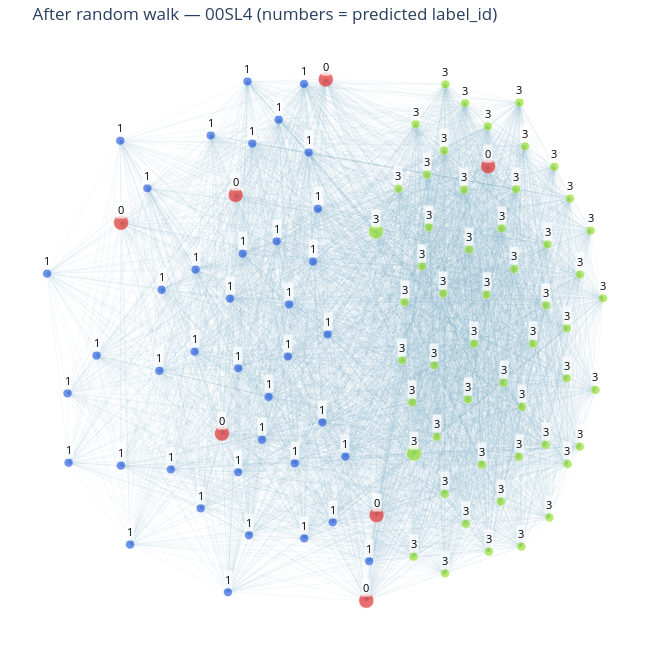

This figure's notebook cell:
### Code cell
# ----- Panel 3: Output after RW (distinct colors + numeric predicted label_id) -----
colors3=[]
sizes3=[]
output_lab={}
hover3=[]

for i in range(n):
    if seedw[i]:
        cls = int(gt_seed.get(i, -1))
        colors3.append(color_of(cls))
        sizes3.append(15)
        output_lab[i] = str(cls)
        hover3.append(f'node_id={i}<br>seed label_id={cls}')
    elif active[i]:
        cls = int(pred_cls[i])
        colors3.append(color_of(cls))
        sizes3.append(9)
        output_lab[i] = str(cls)
        hover3.append(f'node_id={i}<br>predicted label_id={cls}')
    else:
        colors3.append('#c9d6df')
        sizes3.append(6)
        hover3.append(f'node_id={i}<br>unreached/background')

fig3 = make_fig(
    f'After random walk — {VIDEO} (numbers = predicted label_id)',
    colors3,
    sizes3,
    node_labels=output_lab,
    hover_text=hover3
)
fig3.show()

# Kaleido is unavailable in this runtime, so save an interactive HTML copy.
fig3.write_html(str(OUT_DIR / f'rwviz_3_output_{VIDEO}.html'))

# Numeric label-ID color key
present = sorted(
    set(int(c) for c in gt_seed.values() if int(c) >= 0)
    | set(int(pred_cls[i]) for i in range(n) if active[i] and int(pred_cls[i]) >= 0)
)

print('label_id colors:')
for cls in present:
    print(f'  label_id={cls:>3}  color={color_of(cls)}')

### Figure 1 — Plotly figure (JSON) as saved in the notebook; plotly's stock layout.template omitted (floating-point values rounded to 4 significant figures; data arrays with more than 128 entries replaced by an {"elided": "..."} marker saying what was removed)
{"data": [{"hoverinfo": "none", "line": {"color": "rgba(110,160,190,0.25)", "width": 0.3}, "mode": "lines", "showlegend": false, "type": "scatter", "x": {"elided": "11658 float values"}, "y": {"elided": "11658 float values"}}, {"hoverinfo": "text", "hovertext": ["node_id=0<br>predicted label_id=3", "node_id=1<br>predicted label_id=3", "node_id=2<br>predicted label_id=3", "node_id=3<br>predicted label_id=3", "node_id=4<br>seed label_id=3", "node_id=5<br>seed label_id=3", "node_id=6<br>predicted label_id=3", "node_id=7<br>predicted label_id=3", "node_id=8<br>predicted label_id=3", "node_id=9<br>predicted label_id=3", "node_id=10<br>predicted label_id=3", "node_id=11<br>predicted label_id=3", "node_id=12<br>predicted label_id=3", "node_id=13<br>predicted label_id=3", "node_id=14<br>predicted label_id=3", "node_id=15<br>predicted label_id=3", "node_id=16<br>predicted label_id=3", "node_id=17<br>predicted label_id=3", "node_id=18<br>predicted label_id=3", "node_id=19<br>predicted label_id=3", "node_id=20<br>predicted label_id=3", "node_id=21<br>predicted label_id=3", "node_id=22<br>predicted label_id=3", "node_id=23<br>predicted label_id=3", "node_id=24<br>predicted label_id=3", "node_id=25<br>predicted label_id=3", "node_id=26<br>predicted label_id=3", "node_id=27<br>predicted label_id=3", "node_id=28<br>predicted label_id=3", "node_id=29<br>predicted label_id=3", "node_id=30<br>predicted label_id=3", "node_id=31<br>seed label_id=0", "node_id=32<br>predicted label_id=3", "node_id=33<br>predicted label_id=3", "node_id=34<br>predicted label_id=3", "node_id=35<br>predicted label_id=3", "node_id=36<br>predicted label_id=3", "node_id=37<br>predicted label_id=3", "node_id=38<br>predicted label_id=3", "node_id=39<br>predicted label_id=3", "node_id=40<br>predicted label_id=3", "node_id=41<br>predicted label_id=3", "node_id=42<br>predicted label_id=3", "node_id=43<br>predicted label_id=3", "node_id=44<br>predicted label_id=3", "node_id=45<br>predicted label_id=3", "node_id=46<br>predicted label_id=3", "node_id=47<br>predicted label_id=3", "node_id=48<br>predicted label_id=3", "node_id=49<br>predicted label_id=3", "node_id=50<br>predicted label_id=3", "node_id=51<br>predicted label_id=3", "node_id=52<br>predicted label_id=3", "node_id=53<br>predicted label_id=3", "node_id=54<br>predicted label_id=1", "node_id=55<br>predicted label_id=1", "node_id=56<br>seed label_id=0", "node_id=57<br>predicted label_id=1", "node_id=58<br>seed label_id=0", "node_id=59<br>predicted label_id=1", "node_id=60<br>predicted label_id=1", "node_id=61<br>predicted label_id=1", "node_id=62<br>seed label_id=0", "node_id=63<br>predicted label_id=1", "node_id=64<br>predicted label_id=1", "node_id=65<br>predicted label_id=1", "node_id=66<br>predicted label_id=1", "node_id=67<br>predicted label_id=1", "node_id=68<br>predicted label_id=1", "node_id=69<br>predicted label_id=1", "node_id=70<br>predicted label_id=1", "node_id=71<br>predicted label_id=1", "node_id=72<br>predicted label_id=1", "node_id=73<br>predicted label_id=1", "node_id=74<br>predicted label_id=1", "node_id=75<br>seed label_id=0", "node_id=76<br>predicted label_id=1", "node_id=77<br>predicted label_id=1", "node_id=78<br>predicted label_id=1", "node_id=79<br>predicted label_id=1", "node_id=80<br>predicted label_id=1", "node_id=81<br>predicted label_id=1", "node_id=82<br>predicted label_id=1", "node_id=83<br>predicted label_id=1", "node_id=84<br>predicted label_id=1", "node_id=85<br>predicted label_id=1", "node_id=86<br>predicted label_id=1", "node_id=87<br>predicted label_id=1", "node_id=88<br>predicted label_id=1", "node_id=89<br>seed label_id=0", "node_id=90<br>predicted label_id=1", "node_id=91<br>predicted label_id=1", "node_id=92<br>seed label_id=0", "node_id=93<br>predicted label_id=1", "node_id=94<br>predicted label_id=1", "node_id=95<br>predicted label_id=1", "node_id=96<br>predicted label_id=1", "node_id=97<br>predicted label_id=1", "node_id=98<br>predicted label_id=1", "node_id=99<br>predicted label_id=1"], "marker": {"color": ["rgb(151,224,49)", "rgb(151,224,49)", "rgb(151,224,49)", "rgb(151,224,49)", "rgb(151,224,49)", "rgb(151,224,49)", "rgb(151,224,49)", "rgb(151,224,49)", "rgb(151,224,49)", "rgb(151,224,49)", "rgb(151,224,49)", "rgb(151,224,49)", "rgb(151,224,49)", "rgb(151,224,49)", "rgb(151,224,49)", "rgb(151,224,49)", "rgb(151,224,49)", "rgb(151,224,49)", "rgb(151,224,49)", "rgb(151,224,49)", "rgb(151,224,49)", "rgb(151,224,49)", "rgb(151,224,49)", "rgb(151,224,49)", "rgb(151,224,49)", "rgb(151,224,49)", "rgb(151,224,49)", "rgb(151,224,49)", "rgb(151,224,49)", "rgb(151,224,49)", "rgb(151,224,49)", "rgb(224,49,49)", "rgb(151,224,49)", "rgb(151,224,49)", "rgb(151,224,49)", "rgb(151,224,49)", "rgb(151,224,49)", "rgb(151,224,49)", "rgb(151,224,49)", "rgb(151,224,49)", "rgb(151,224,49)", "rgb(151,224,49)", "rgb(151,224,49)", "rgb(151,224,49)", "rgb(151,224,49)", "rgb(151,224,49)", "rgb(151,224,49)", "rgb(151,224,49)", "rgb(151,224,49)", "rgb(151,224,49)", "rgb(151,224,49)", "rgb(151,224,49)", "rgb(151,224,49)", "rgb(151,224,49)", "rgb(49,100,224)", "rgb(49,100,224)", "rgb(224,49,49)", "rgb(49,100,224)", "rgb(224,49,49)", "rgb(49,100,224)", "rgb(49,100,224)", "rgb(49,100,224)", "rgb(224,49,49)", "rgb(49,100,224)", "rgb(49,100,224)", "rgb(49,100,224)", "rgb(49,100,224)", "rgb(49,100,224)", "rgb(49,100,224)", "rgb(49,100,224)", "rgb(49,100,224)", "rgb(49,100,224)", "rgb(49,100,224)", "rgb(49,100,224)", "rgb(49,100,224)", "rgb(224,49,49)", "rgb(49,100,224)", "rgb(49,100,224)", "rgb(49,100,224)", "rgb(49,100,224)", "rgb(49,100,224)", "rgb(49,100,224)", "rgb(49,100,224)", "rgb(49,100,224)", "rgb(49,100,224)", "rgb(49,100,224)", "rgb(49,100,224)", "rgb(49,100,224)", "rgb(49,100,224)", "rgb(224,49,49)", "rgb(49,100,224)", "rgb(49,100,224)", "rgb(224,49,49)", "rgb(49,100,224)", "rgb(49,100,224)", "rgb(49,100,224)", "rgb(49,100,224)", "rgb(49,100,224)", "rgb(49,100,224)", "rgb(49,100,224)"], "line": {"color": "white", "width": 0.5}, "size": [9, 9, 9, 9, 15, 15, 9, 9, 9, 9, 9, 9, 9, 9, 9, 9, 9, 9, 9, 9, 9, 9, 9, 9, 9, 9, 9, 9, 9, 9, 9, 15, 9, 9, 9, 9, 9, 9, 9, 9, 9, 9, 9, 9, 9, 9, 9, 9, 9, 9, 9, 9, 9, 9, 9, 9, 15, 9, 15, 9, 9, 9, 15, 9, 9, 9, 9, 9, 9, 9, 9, 9, 9, 9, 9, 15, 9, 9, 9, 9, 9, 9, 9, 9, 9, 9, 9, 9, 9, 15, 9, 9, 15, 9, 9, 9, 9, 9, 9, 9]}, "mode": "markers", "showlegend": false, "type": "scatter", "x": [0.219, 0.1482, 0.1187, 0.1288, 0.124, 0.007505, 0.1636, 0.2927, 0.169, 0.186, 0.2827, 0.6797, 0.4887, 0.3982, 0.6016, 0.6324, 0.632, 0.4448, 0.2166, 0.2202, 0.2775, 0.4471, 0.07614, 0.35, 0.2182, 0.4531, 0.5386, 0.665, 0.3924, 0.527, 0.5538, 0.3512, 0.1939, 0.3532, 0.08796, 0.3901, 0.4367, 0.2891, 0.09487, 0.5919, 0.5941, 0.5293, 0.5329, 0.5918, 0.7026, 0.2134, 0.2801, 0.3081, 0.3321, 0.4548, 0.4639, 0.3462, 0.431, 0.1226, -0.01334, -0.08622, 0.009158, -0.2123, -0.02218, -0.1252, -0.1564, -0.4461, -0.4645, -0.3214, -0.2624, -0.7458, -0.7739, -1, -0.5481, -0.4145, -0.4009, -0.2586, -0.2967, -0.6208, -0.4148, -0.7733, -0.7759, -0.6493, -0.3862, -0.1856, -0.2413, -0.5451, -0.8484, -0.9374, -0.9341, -0.6926, -0.4395, -0.3815, -0.5294, -0.4223, -0.2906, -0.213, -0.1464, -0.4986, -0.3714, -0.1989, -0.3418, -0.656, -0.1705, -0.1406], "y": [-0.4511, 0.1232, -0.1309, 0.3897, -0.2269, 0.1886, 0.2951, 0.1549, 0.197, -0.06135, -0.3583, -0.1078, -0.02156, -0.09443, 0.2503, 0.108, -0.2139, -0.2331, 0.3401, 0.4643, 0.2668, 0.4301, 0.2687, 0.3859, -0.3022, -0.401, -0.3464, 0.1904, 0.1945, -0.2105, 0.3098, 0.3107, -0.1956, -0.4105, -0.05221, -0.3166, 0.2681, -0.1257, 0.05669, 0.007452, -0.2464, 0.05068, 0.1646, -0.08579, 0.06393, 0.07274, 0.4291, -0.02151, -0.2474, -0.1394, 0.3483, 0.0706, 0.1187, -0.4198, -0.4282, -0.2327, -0.3421, -0.3854, -0.5021, -0.3553, -0.1686, -0.4861, -0.1896, -0.1209, -0.04513, -0.3971, -0.2494, 0.1099, -0.03631, -0.06715, 0.1472, 0.05225, 0.1705, -0.2564, -0.2615, 0.2051, 0.3586, 0.07961, 0.4695, 0.1324, -0.245, 0.1174, -0.04344, -0.1141, -0.244, 0.2697, 0.06313, -0.3795, -0.3292, 0.257, 0.3979, 0.4648, 0.4733, 0.3685, 0.3532, 0.3364, -0.2011, -0.07199, 0.2311, -0.003894]}], "layout": {"annotations": [{"bgcolor": "rgba(255,255,255,0.75)", "borderpad": 1, "font": {"color": "black", "size": 11}, "showarrow": false, "text": "3", "x": 0.219, "y": -0.4511, "yshift": 13}, {"bgcolor": "rgba(255,255,255,0.75)", "borderpad": 1, "font": {"color": "black", "size": 11}, "showarrow": false, "text": "3", "x": 0.1482, "y": 0.1232, "yshift": 13}, {"bgcolor": "rgba(255,255,255,0.75)", "borderpad": 1, "font": {"color": "black", "size": 11}, "showarrow": false, "text": "3", "x": 0.1187, "y": -0.1309, "yshift": 13}, {"bgcolor": "rgba(255,255,255,0.75)", "borderpad": 1, "font": {"color": "black", "size": 11}, "showarrow": false, "text": "3", "x": 0.1288, "y": 0.3897, "yshift": 13}, {"bgcolor": "rgba(255,255,255,0.75)", "borderpad": 1, "font": {"color": "black", "size": 11}, "showarrow": false, "text": "3", "x": 0.124, "y": -0.2269, "yshift": 13}, {"bgcolor": "rgba(255,255,255,0.75)", "borderpad": 1, "font": {"color": "black", "size": 11}, "showarrow": false, "text": "3", "x": 0.007505, "y": 0.1886, "yshift": 13}, {"bgcolor": "rgba(255,255,255,0.75)", "borderpad": 1, "font": {"color": "black", "size": 11}, "showarrow": false, "text": "3", "x": 0.1636, "y": 0.2951, "yshift": 13}, {"bgcolor": "rgba(255,255,255,0.75)", "borderpad": 1, "font": {"color": "black", "size": 11}, "showarrow": false, "text": "3", "x": 0.2927, "y": 0.1549, "yshift": 13}, {"bgcolor": "rgba(255,255,255,0.75)", "borderpad": 1, "font": {"color": "black", "size": 11}, "showarrow": false, "text": "3", "x": 0.169, "y": 0.197, "yshift": 13}, {"bgcolor": "rgba(255,255,255,0.75)", "borderpad": 1, "font": {"color": "black", "size": 11}, "showarrow": false, "text": "3", "x": 0.186, "y": -0.06135, "yshift": 13}, {"bgcolor": "rgba(255,255,255,0.75)", "borderpad": 1, "font": {"color": "black", "size": 11}, "showarrow": false, "text": "3", "x": 0.2827, "y": -0.3583, "yshift": 13}, {"bgcolor": "rgba(255,255,255,0.75)", "borderpad": 1, "font": {"color": "black", "size": 11}, "showarrow": false, "text": "3", "x": 0.6797, "y": -0.1078, "yshift": 13}, {"bgcolor": "rgba(255,255,255,0.75)", "borderpad": 1, "font": {"color": "black", "size": 11}, "showarrow": false, "text": "3", "x": 0.4887, "y": -0.02156, "yshift": 13}, {"bgcolor": "rgba(255,255,255,0.75)", "borderpad": 1, "font": {"color": "black", "size": 11}, "showarrow": false, "text": "3", "x": 0.3982, "y": -0.09443, "yshift": 13}, {"bgcolor": "rgba(255,255,255,0.75)", "borderpad": 1, "font": {"color": "black", "size": 11}, "showarrow": false, "text": "3", "x": 0.6016, "y": 0.2503, "yshift": 13}, {"bgcolor": "rgba(255,255,255,0.75)", "borderpad": 1, "font": {"color": "black", "size": 11}, "showarrow": false, "text": "3", "x": 0.6324, "y": 0.108, "yshift": 13}, {"bgcolor": "rgba(255,255,255,0.75)", "borderpad": 1, "font": {"color": "black", "size": 11}, "showarrow": false, "text": "3", "x": 0.632, "y": -0.2139, "yshift": 13}, {"bgcolor": "rgba(255,255,255,0.75)", "borderpad": 1, "font": {"color": "black", "size": 11}, "showarrow": false, "text": "3", "x": 0.4448, "y": -0.2331, "yshift": 13}, {"bgcolor": "rgba(255,255,255,0.75)", "borderpad": 1, "font": {"color": "black", "size": 11}, "showarrow": false, "text": "3", "x": 0.2166, "y": 0.3401, "yshift": 13}, {"bgcolor": "rgba(255,255,255,0.75)", "borderpad": 1, "font": {"color": "black", "size": 11}, "showarrow": false, "text": "3", "x": 0.2202, "y": 0.4643, "yshift": 13}, {"bgcolor": "rgba(255,255,255,0.75)", "borderpad": 1, "font": {"color": "black", "size": 11}, "showarrow": false, "text": "3", "x": 0.2775, "y": 0.2668, "yshift": 13}, {"bgcolor": "rgba(255,255,255,0.75)", "borderpad": 1, "font": {"color": "black", "size": 11}, "showarrow": false, "text": "3", "x": 0.4471, "y": 0.4301, "yshift": 13}, {"bgcolor": "rgba(255,255,255,0.75)", "borderpad": 1, "font": {"color": "black", "size": 11}, "showarrow": false, "text": "3", "x": 0.07614, "y": 0.2687, "yshift": 13}, {"bgcolor": "rgba(255,255,255,0.75)", "borderpad": 1, "font": {"color": "black", "size": 11}, "showarrow": false, "text": "3", "x": 0.35, "y": 0.3859, "yshift": 13}, {"bgcolor": "rgba(255,255,255,0.75)", "borderpad": 1, "font": {"color": "black", "size": 11}, "showarrow": false, "text": "3", "x": 0.2182, "y": -0.3022, "yshift": 13}, {"bgcolor": "rgba(255,255,255,0.75)", "borderpad": 1, "font": {"color": "black", "size": 11}, "showarrow": false, "text": "3", "x": 0.4531, "y": -0.401, "yshift": 13}, {"bgcolor": "rgba(255,255,255,0.75)", "borderpad": 1, "font": {"color": "black", "size": 11}, "showarrow": false, "text": "3", "x": 0.5386, "y": -0.3464, "yshift": 13}, {"bgcolor": "rgba(255,255,255,0.75)", "borderpad": 1, "font": {"color": "black", "size": 11}, "showarrow": false, "text": "3", "x": 0.665, "y": 0.1904, "yshift": 13}, {"bgcolor": "rgba(255,255,255,0.75)", "borderpad": 1, "font": {"color": "black", "size": 11}, "showarrow": false, "text": "3", "x": 0.3924, "y": 0.1945, "yshift": 13}, {"bgcolor": "rgba(255,255,255,0.75)", "borderpad": 1, "font": {"color": "black", "size": 11}, "showarrow": false, "text": "3", "x": 0.527, "y": -0.2105, "yshift": 13}, {"bgcolor": "rgba(255,255,255,0.75)", "borderpad": 1, "font": {"color": "black", "size": 11}, "showarrow": false, "text": "3", "x": 0.5538, "y": 0.3098, "yshift": 13}, {"bgcolor": "rgba(255,255,255,0.75)", "borderpad": 1, "font": {"color": "black", "size": 11}, "showarrow": false, "text": "0", "x": 0.3512, "y": 0.3107, "yshift": 13}, {"bgcolor": "rgba(255,255,255,0.75)", "borderpad": 1, "font": {"color": "black", "size": 11}, "showarrow": false, "text": "3", "x": 0.1939, "y": -0.1956, "yshift": 13}, {"bgcolor": "rgba(255,255,255,0.75)", "borderpad": 1, "font": {"color": "black", "size": 11}, "showarrow": false, "text": "3", "x": 0.3532, "y": -0.4105, "yshift": 13}, {"bgcolor": "rgba(255,255,255,0.75)", "borderpad": 1, "font": {"color": "black", "size": 11}, "showarrow": false, "text": "3", "x": 0.08796, "y": -0.05221, "yshift": 13}, {"bgcolor": "rgba(255,255,255,0.75)", "borderpad": 1, "font": {"color": "black", "size": 11}, "showarrow": false, "text": "3", "x": 0.3901, "y": -0.3166, "yshift": 13}, {"bgcolor": "rgba(255,255,255,0.75)", "borderpad": 1, "font": {"color": "black", "size": 11}, "showarrow": false, "text": "3", "x": 0.4367, "y": 0.2681, "yshift": 13}, {"bgcolor": "rgba(255,255,255,0.75)", "borderpad": 1, "font": {"color": "black", "size": 11}, "showarrow": false, "text": "3", "x": 0.2891, "y": -0.1257, "yshift": 13}, {"bgcolor": "rgba(255,255,255,0.75)", "borderpad": 1, "font": {"color": "black", "size": 11}, "showarrow": false, "text": "3", "x": 0.09487, "y": 0.05669, "yshift": 13}, {"bgcolor": "rgba(255,255,255,0.75)", "borderpad": 1, "font": {"color": "black", "size": 11}, "showarrow": false, "text": "3", "x": 0.5919, "y": 0.007452, "yshift": 13}, {"bgcolor": "rgba(255,255,255,0.75)", "borderpad": 1, "font": {"color": "black", "size": 11}, "showarrow": false, "text": "3", "x": 0.5941, "y": -0.2464, "yshift": 13}, {"bgcolor": "rgba(255,255,255,0.75)", "borderpad": 1, "font": {"color": "black", "size": 11}, "showarrow": false, "text": "3", "x": 0.5293, "y": 0.05068, "yshift": 13}, {"bgcolor": "rgba(255,255,255,0.75)", "borderpad": 1, "font": {"color": "black", "size": 11}, "showarrow": false, "text": "3", "x": 0.5329, "y": 0.1646, "yshift": 13}, {"bgcolor": "rgba(255,255,255,0.75)", "borderpad": 1, "font": {"color": "black", "size": 11}, "showarrow": false, "text": "3", "x": 0.5918, "y": -0.08579, "yshift": 13}, {"bgcolor": "rgba(255,255,255,0.75)", "borderpad": 1, "font": {"color": "black", "size": 11}, "showarrow": false, "text": "3", "x": 0.7026, "y": 0.06393, "yshift": 13}, {"bgcolor": "rgba(255,255,255,0.75)", "borderpad": 1, "font": {"color": "black", "size": 11}, "showarrow": false, "text": "3", "x": 0.2134, "y": 0.07274, "yshift": 13}, {"bgcolor": "rgba(255,255,255,0.75)", "borderpad": 1, "font": {"color": "black", "size": 11}, "showarrow": false, "text": "3", "x": 0.2801, "y": 0.4291, "yshift": 13}, {"bgcolor": "rgba(255,255,255,0.75)", "borderpad": 1, "font": {"color": "black", "size": 11}, "showarrow": false, "text": "3", "x": 0.3081, "y": -0.02151, "yshift": 13}, {"bgcolor": "rgba(255,255,255,0.75)", "borderpad": 1, "font": {"color": "black", "size": 11}, "showarrow": false, "text": "3", "x": 0.3321, "y": -0.2474, "yshift": 13}, {"bgcolor": "rgba(255,255,255,0.75)", "borderpad": 1, "font": {"color": "black", "size": 11}, "showarrow": false, "text": "3", "x": 0.4548, "y": -0.1394, "yshift": 13}, {"bgcolor": "rgba(255,255,255,0.75)", "borderpad": 1, "font": {"color": "black", "size": 11}, "showarrow": false, "text": "3", "x": 0.4639, "y": 0.3483, "yshift": 13}, {"bgcolor": "rgba(255,255,255,0.75)", "borderpad": 1, "font": {"color": "black", "size": 11}, "showarrow": false, "text": "3", "x": 0.3462, "y": 0.0706, "yshift": 13}, {"bgcolor": "rgba(255,255,255,0.75)", "borderpad": 1, "font": {"color": "black", "size": 11}, "showarrow": false, "text": "3", "x": 0.431, "y": 0.1187, "yshift": 13}, {"bgcolor": "rgba(255,255,255,0.75)", "borderpad": 1, "font": {"color": "black", "size": 11}, "showarrow": false, "text": "3", "x": 0.1226, "y": -0.4198, "yshift": 13}, {"bgcolor": "rgba(255,255,255,0.75)", "borderpad": 1, "font": {"color": "black", "size": 11}, "showarrow": false, "text": "1", "x": -0.01334, "y": -0.4282, "yshift": 13}, {"bgcolor": "rgba(255,255,255,0.75)", "borderpad": 1, "font": {"color": "black", "size": 11}, "showarrow": false, "text": "1", "x": -0.08622, "y": -0.2327, "yshift": 13}, {"bgcolor": "rgba(255,255,255,0.75)", "borderpad": 1, "font": {"color": "black", "size": 11}, "showarrow": false, "text": "0", "x": 0.009158, "y": -0.3421, "yshift": 13}, {"bgcolor": "rgba(255,255,255,0.75)", "borderpad": 1, "font": {"color": "black", "size": 11}, "showarrow": false, "text": "1", "x": -0.2123, "y": -0.3854, "yshift": 13}, {"bgcolor": "rgba(255,255,255,0.75)", "borderpad": 1, "font": {"color": "black", "size": 11}, "showarrow": false, "text": "0", "x": -0.02218, "y": -0.5021, "yshift": 13}, {"bgcolor": "rgba(255,255,255,0.75)", "borderpad": 1, "font": {"color": "black", "size": 11}, "showarrow": false, "text": "1", "x": -0.1252, "y": -0.3553, "yshift": 13}, {"bgcolor": "rgba(255,255,255,0.75)", "borderpad": 1, "font": {"color": "black", "size": 11}, "showarrow": false, "text": "1", "x": -0.1564, "y": -0.1686, "yshift": 13}, {"bgcolor": "rgba(255,255,255,0.75)", "borderpad": 1, "font": {"color": "black", "size": 11}, "showarrow": false, "text": "1", "x": -0.4461, "y": -0.4861, "yshift": 13}, {"bgcolor": "rgba(255,255,255,0.75)", "borderpad": 1, "font": {"color": "black", "size": 11}, "showarrow": false, "text": "0", "x": -0.4645, "y": -0.1896, "yshift": 13}, {"bgcolor": "rgba(255,255,255,0.75)", "borderpad": 1, "font": {"color": "black", "size": 11}, "showarrow": false, "text": "1", "x": -0.3214, "y": -0.1209, "yshift": 13}, {"bgcolor": "rgba(255,255,255,0.75)", "borderpad": 1, "font": {"color": "black", "size": 11}, "showarrow": false, "text": "1", "x": -0.2624, "y": -0.04513, "yshift": 13}, {"bgcolor": "rgba(255,255,255,0.75)", "borderpad": 1, "font": {"color": "black", "size": 11}, "showarrow": false, "text": "1", "x": -0.7458, "y": -0.3971, "yshift": 13}, {"bgcolor": "rgba(255,255,255,0.75)", "borderpad": 1, "font": {"color": "black", "size": 11}, "showarrow": false, "text": "1", "x": -0.7739, "y": -0.2494, "yshift": 13}, {"bgcolor": "rgba(255,255,255,0.75)", "borderpad": 1, "font": {"color": "black", "size": 11}, "showarrow": false, "text": "1", "x": -1, "y": 0.1099, "yshift": 13}, {"bgcolor": "rgba(255,255,255,0.75)", "borderpad": 1, "font": {"color": "black", "size": 11}, "showarrow": false, "text": "1", "x": -0.5481, "y": -0.03631, "yshift": 13}, {"bgcolor": "rgba(255,255,255,0.75)", "borderpad": 1, "font": {"color": "black", "size": 11}, "showarrow": false, "text": "1", "x": -0.4145, "y": -0.06715, "yshift": 13}, {"bgcolor": "rgba(255,255,255,0.75)", "borderpad": 1, "font": {"color": "black", "size": 11}, "showarrow": false, "text": "1", "x": -0.4009, "y": 0.1472, "yshift": 13}, {"bgcolor": "rgba(255,255,255,0.75)", "borderpad": 1, "font": {"color": "black", "size": 11}, "showarrow": false, "text": "1", "x": -0.2586, "y": 0.05225, "yshift": 13}, {"bgcolor": "rgba(255,255,255,0.75)", "borderpad": 1, "font": {"color": "black", "size": 11}, "showarrow": false, "text": "1", "x": -0.2967, "y": 0.1705, "yshift": 13}, {"bgcolor": "rgba(255,255,255,0.75)", "borderpad": 1, "font": {"color": "black", "size": 11}, "showarrow": false, "text": "1", "x": -0.6208, "y": -0.2564, "yshift": 13}, {"bgcolor": "rgba(255,255,255,0.75)", "borderpad": 1, "font": {"color": "black", "size": 11}, "showarrow": false, "text": "1", "x": -0.4148, "y": -0.2615, "yshift": 13}, {"bgcolor": "rgba(255,255,255,0.75)", "borderpad": 1, "font": {"color": "black", "size": 11}, "showarrow": false, "text": "0", "x": -0.7733, "y": 0.2051, "yshift": 13}, {"bgcolor": "rgba(255,255,255,0.75)", "borderpad": 1, "font": {"color": "black", "size": 11}, "showarrow": false, "text": "1", "x": -0.7759, "y": 0.3586, "yshift": 13}, {"bgcolor": "rgba(255,255,255,0.75)", "borderpad": 1, "font": {"color": "black", "size": 11}, "showarrow": false, "text": "1", "x": -0.6493, "y": 0.07961, "yshift": 13}, {"bgcolor": "rgba(255,255,255,0.75)", "borderpad": 1, "font": {"color": "black", "size": 11}, "showarrow": false, "text": "1", "x": -0.3862, "y": 0.4695, "yshift": 13}, {"bgcolor": "rgba(255,255,255,0.75)", "borderpad": 1, "font": {"color": "black", "size": 11}, "showarrow": false, "text": "1", "x": -0.1856, "y": 0.1324, "yshift": 13}, {"bgcolor": "rgba(255,255,255,0.75)", "borderpad": 1, "font": {"color": "black", "size": 11}, "showarrow": false, "text": "1", "x": -0.2413, "y": -0.245, "yshift": 13}, {"bgcolor": "rgba(255,255,255,0.75)", "borderpad": 1, "font": {"color": "black", "size": 11}, "showarrow": false, "text": "1", "x": -0.5451, "y": 0.1174, "yshift": 13}, {"bgcolor": "rgba(255,255,255,0.75)", "borderpad": 1, "font": {"color": "black", "size": 11}, "showarrow": false, "text": "1", "x": -0.8484, "y": -0.04344, "yshift": 13}, {"bgcolor": "rgba(255,255,255,0.75)", "borderpad": 1, "font": {"color": "black", "size": 11}, "showarrow": false, "text": "1", "x": -0.9374, "y": -0.1141, "yshift": 13}, {"bgcolor": "rgba(255,255,255,0.75)", "borderpad": 1, "font": {"color": "black", "size": 11}, "showarrow": false, "text": "1", "x": -0.9341, "y": -0.244, "yshift": 13}, {"bgcolor": "rgba(255,255,255,0.75)", "borderpad": 1, "font": {"color": "black", "size": 11}, "showarrow": false, "text": "1", "x": -0.6926, "y": 0.2697, "yshift": 13}, {"bgcolor": "rgba(255,255,255,0.75)", "borderpad": 1, "font": {"color": "black", "size": 11}, "showarrow": false, "text": "1", "x": -0.4395, "y": 0.06313, "yshift": 13}, {"bgcolor": "rgba(255,255,255,0.75)", "borderpad": 1, "font": {"color": "black", "size": 11}, "showarrow": false, "text": "1", "x": -0.3815, "y": -0.3795, "yshift": 13}, {"bgcolor": "rgba(255,255,255,0.75)", "borderpad": 1, "font": {"color": "black", "size": 11}, "showarrow": false, "text": "1", "x": -0.5294, "y": -0.3292, "yshift": 13}, {"bgcolor": "rgba(255,255,255,0.75)", "borderpad": 1, "font": {"color": "black", "size": 11}, "showarrow": false, "text": "0", "x": -0.4223, "y": 0.257, "yshift": 13}, {"bgcolor": "rgba(255,255,255,0.75)", "borderpad": 1, "font": {"color": "black", "size": 11}, "showarrow": false, "text": "1", "x": -0.2906, "y": 0.3979, "yshift": 13}, {"bgcolor": "rgba(255,255,255,0.75)", "borderpad": 1, "font": {"color": "black", "size": 11}, "showarrow": false, "text": "1", "x": -0.213, "y": 0.4648, "yshift": 13}, {"bgcolor": "rgba(255,255,255,0.75)", "borderpad": 1, "font": {"color": "black", "size": 11}, "showarrow": false, "text": "0", "x": -0.1464, "y": 0.4733, "yshift": 13}, {"bgcolor": "rgba(255,255,255,0.75)", "borderpad": 1, "font": {"color": "black", "size": 11}, "showarrow": false, "text": "1", "x": -0.4986, "y": 0.3685, "yshift": 13}, {"bgcolor": "rgba(255,255,255,0.75)", "borderpad": 1, "font": {"color": "black", "size": 11}, "showarrow": false, "text": "1", "x": -0.3714, "y": 0.3532, "yshift": 13}, {"bgcolor": "rgba(255,255,255,0.75)", "borderpad": 1, "font": {"color": "black", "size": 11}, "showarrow": false, "text": "1", "x": -0.1989, "y": 0.3364, "yshift": 13}, {"bgcolor": "rgba(255,255,255,0.75)", "borderpad": 1, "font": {"color": "black", "size": 11}, "showarrow": false, "text": "1", "x": -0.3418, "y": -0.2011, "yshift": 13}, {"bgcolor": "rgba(255,255,255,0.75)", "borderpad": 1, "font": {"color": "black", "size": 11}, "showarrow": false, "text": "1", "x": -0.656, "y": -0.07199, "yshift": 13}, {"bgcolor": "rgba(255,255,255,0.75)", "borderpad": 1, "font": {"color": "black", "size": 11}, "showarrow": false, "text": "1", "x": -0.1705, "y": 0.2311, "yshift": 13}, {"bgcolor": "rgba(255,255,255,0.75)", "borderpad": 1, "font": {"color": "black", "size": 11}, "showarrow": false, "text": "1", "x": -0.1406, "y": -0.003894, "yshift": 13}], "height": 650, "margin": {"b": 10, "l": 10, "r": 10, "t": 40}, "title": {"text": "After random walk — 00SL4 (numbers = predicted label_id)"}, "width": 650, "xaxis": {"visible": false}, "yaxis": {"visible": false}}}
